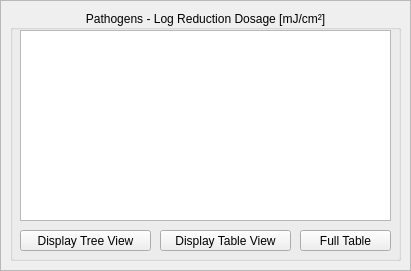
  <widget class="QFrame" name="LogReduction">
   <property name="geometry">
    <rect>
     <x>610</x>
     <y>100</y>
     <width>411</width>
     <height>271</height>
    </rect>
   </property>
   <property name="autoFillBackground">
    <bool>true</bool>
   </property>
   <property name="frameShape">
    <enum>QFrame::StyledPanel</enum>
   </property>
   <property name="frameShadow">
    <enum>QFrame::Raised</enum>
   </property>
   <widget class="QGroupBox" name="Pathogens_Table">
    <property name="geometry">
     <rect>
      <x>10</x>
      <y>10</y>
      <width>391</width>
      <height>251</height>
     </rect>
    </property>
    <property name="contextMenuPolicy">
     <enum>Qt::DefaultContextMenu</enum>
    </property>
    <property name="title">
     <string>Pathogens - Log Reduction Dosage [mJ/cm²]</string>
    </property>
    <property name="alignment">
     <set>Qt::AlignCenter</set>
    </property>
    <property name="flat">
     <bool>false</bool>
    </property>
    <widget class="QTreeWidget" name="Pathogens">
     <property name="geometry">
      <rect>
       <x>10</x>
       <y>20</y>
       <width>371</width>
       <height>191</height>
      </rect>
     </property>
     <column>
      <property name="text">
       <string notr="true">1</string>
      </property>
     </column>
    </widget>
    <widget class="QTableWidget" name="LogReductionTable">
     <property name="geometry">
      <rect>
       <x>10</x>
       <y>20</y>
       <width>371</width>
       <height>191</height>
      </rect>
     </property>
     <property name="editTriggers">
      <set>QAbstractItemView::NoEditTriggers</set>
     </property>
     <property name="selectionMode">
      <enum>QAbstractItemView::SingleSelection</enum>
     </property>
     <property name="selectionBehavior">
      <enum>QAbstractItemView::SelectRows</enum>
     </property>
     <property name="sortingEnabled">
      <bool>true</bool>
     </property>
    </widget>
    <widget class="QPushButton" name="DisplayTree">
     <property name="geometry">
      <rect>
       <x>10</x>
       <y>220</y>
       <width>131</width>
       <height>21</height>
      </rect>
     </property>
     <property name="text">
      <string>Display Tree View</string>
     </property>
     <property name="autoDefault">
      <bool>false</bool>
     </property>
    </widget>
    <widget class="QPushButton" name="DisplayTable">
     <property name="geometry">
      <rect>
       <x>150</x>
       <y>220</y>
       <width>131</width>
       <height>21</height>
      </rect>
     </property>
     <property name="text">
      <string>Display Table View</string>
     </property>
     <property name="autoDefault">
      <bool>false</bool>
     </property>
    </widget>
    <widget class="QPushButton" name="FullTable">
     <property name="geometry">
      <rect>
       <x>290</x>
       <y>220</y>
       <width>91</width>
       <height>21</height>
      </rect>
     </property>
     <property name="text">
      <string>Full Table</string>
     </property>
     <property name="autoDefault">
      <bool>false</bool>
     </property>
    </widget>
   </widget>
  </widget>
